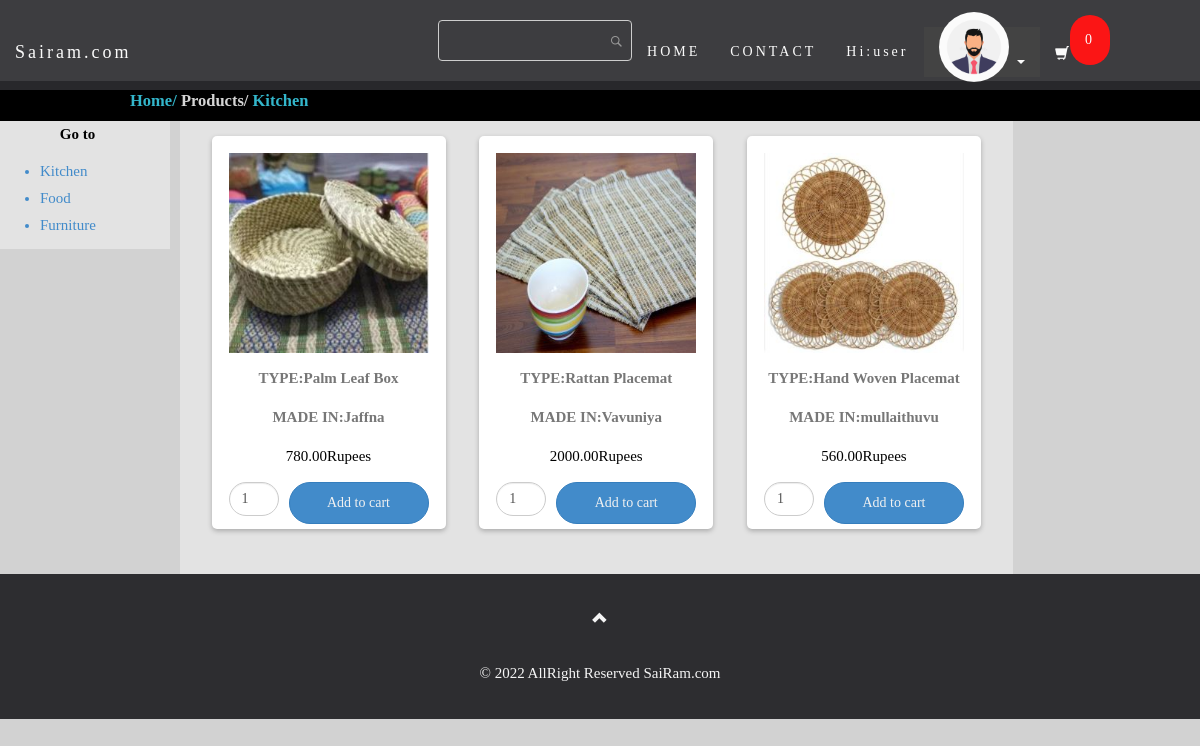
/kitchen/kitchen.php (signed in), run on the app's committed database.
### tables this page shows
CREATE TABLE `member` (
  `mem_id` int(11) NOT NULL,
  `firstname` varchar(50) NOT NULL,
  `lastname` varchar(50) NOT NULL,
  `username` varchar(30) NOT NULL,
  `email` varchar(25) NOT NULL,
  `password` varchar(12) NOT NULL,
  `profile` varchar(255) NOT NULL,
  `product` varchar(255) NOT NULL
);

CREATE TABLE `kitchenproducts` (
  `id` int(11) NOT NULL,
  `name` varchar(225) NOT NULL,
  `code` varchar(225) NOT NULL,
  `image` varchar(225) NOT NULL,
  `price` double(10,2) NOT NULL,
  `madein` varchar(225) NOT NULL
);

### db/session.php (called while the page is built, shortened)
<?php
$id_session=$_SESSION['id'];
?>

### kitchen/db/dbcontroller.php (called while the page is built, shortened)
<?php
class DBController {
	private $host = "localhost";
	private $user = "root";
	private $password = "";
	private $database = "e-commerce-php";
	private $connection = "";
	function __construct() {
		$conn = $this->connectDB();
		$this->connection = $conn;
	}
	function connectDB() {
		$conn = mysqli_connect($this->host,$this->user,$this->password,$this->database);
		return $conn;
	}
	function runQuery($query) {
		$result = mysqli_query($this->connection,$query);
		while($row=mysqli_fetch_assoc($result)) {
			$resultset[] = $row;
		}
		if(!empty($resultset))
			return $resultset;
	}
}
?>

### kitchen/kitchen.php (the view, shortened to what this page needs)
<?php require ('../db/session.php'); ?>
<?php
$db_handle = new DBController();
?>
<!DOCTYPE html>
<html>
<head>
  <link rel="stylesheet" href="style.css">
  <link rel="stylesheet" href="../bootstrap/css/bootstrap.min.css">
 </head>
 <body>
 <?php
$session_items = 0;
?>
 <nav class="navbar navbar-default navbar-fixed-top">
  <div class="container-fluid">
    <div class="navbar-header">
      <a class="navbar-brand" id="font" href="../index2.php" >Sairam.com</a>
    </div>
    <div class="collapse navbar-collapse" id="myNavbar">
      <ul class="nav navbar-nav navbar-right" style="margin-right:80px;">
        <li>
        <form name="frmSearch" action="" method="post">
         <li style='text-align:right;margin:20px 0px;'><input type='text' name='search[keyword]' value="" id='keyword' maxlength='25'></li>
       </form>
     </li>
        <li class="font"><a href="../index2.php">HOME</a></li>
        <li class="font"><a href="#contact">CONTACT</a></li>
        <?php require ('../db/config.php'); ?>
  <?php
              $result= mysqli_query($conn,"select *  from member where mem_id='$id_session'") or die (mysqli_error());
              while ($row= mysqli_fetch_array ($result) ){
              ?>
      <li><a href="" style="color: #ffffff;">Hi:<?php echo $row ['username']; ?></a></li>
      <li class="dropdown">
          <a class="dropdown-toggle" data-toggle="dropdown" href="#" style="background-color:#333;height: 50px;"><img src="../profile/<?php echo $row ['profile'];?>" style="width:70px;height: 70px;margin-top: 0px;border-radius: 360px;margin-top: -30px;">
          <span class="caret" style="color: #ffffff;"></span></a>
        </li>
        <li class="font"><a href=""class="glyphicon glyphicon-shopping-cart"></a></li>
        <li class="font"><a href="shopping_cart.php" style="background:red;border-radius:360px;margin-top:15px;margin-right:10px;"><?php echo $session_items; ?></a></li>
      </ul>
    </div>
  </div>
</nav>
<br><br><br>
  <div class="txt-heading" style="text-align:left;color:#d5d5d5;"><a href="../index2.php" style="text-decoration:none;color:#33B6CB;margin-left:120px;">Home/</a> Products/ <a href="mens.php" style="color:#33B6CB;text-decoration: none;">Kitchen</a></div>
 <div class="container-fluid" style="width:90%;">
  <div class="row">
    <div class="col-sm-2" style="background-color:#e3e3e3;color:#428bca;">
              <p style="color:#000;font-weight:bolder;text-align: center;">Go to</p>
              <ul>
                <li class=""><a href="kitchen.php">Kitchen</a></li>
                <li><a href="../food/food.php">Food</a></li>
                <li><a href="../furniture/accessesoris.php">Furniture</a></li>
              </ul>
            <?php }?>
    </div>
    <div class="col-sm-9" style="background-color:#e3e3e3;margin-left: 10px;">
      <div id="product-grid">
  <?php
  $product_array = $db_handle->runQuery("SELECT * FROM kitchenproducts ORDER BY id ASC");
  if (!empty($product_array)) {
    foreach($product_array as $key=>$value){
  ?>
    <div class="product-item" style="background:#fff;">
      <form method="post" action="kitchen.php?action=add&code=<?php echo $product_array[$key]["code"]; ?>">
      <div class="product-image"><img style="max-height: 250px;max-width: 250px;" src="product/<?php echo $product_array[$key]["image"]; ?>"></div>
      <div><strong>TYPE:<?php echo $product_array[$key]["name"]; ?></strong></div>
      <div><strong>MADE IN:<?php echo $product_array[$key]["madein"]; ?></strong></div>
      <div class="product-price"><?php echo $product_array[$key]["price"]. "Rupees"; ?></div>
      <div><input class="form-control" style="float:left;max-width:25%;border-radius:360px;" type="text" name="quantity" value="1" size="2" /><input type="submit" value="Add to cart" class="btn btn-primary" style="float:right;width:70%;border-radius:360px;" /></div>
      </form>
    </div>
  <?php
      }
  }
  ?>
    </div>
  </div>
</div>
</div>
  <footer class="text-center">
  <a class="up-arrow" href="#myPage" data-toggle="tooltip" title="TO TOP">
    <span class="glyphicon glyphicon-chevron-up"></span>
  </a><br><br>
  © 2022 AllRight Reserved SaiRam.com
</footer>
 </body>
 </html>

### kitchen/style.css (style rules this page uses)
body { font-family:comic sans Ms,serif; font: 400 15px/1.8 comic sans Ms,serif; color: #777; font-weight:600px; background-color:#d2d2d2; }
.navbar { font-family:comic sans Ms,serif; height: 90px; margin-bottom: 0; border: 0; font-size: 14px !important; letter-spacing: 3px; opacity: 0.9; }
#font { color: #ffffff !important; }
.font a { color: #ffffff !important; }
.navbar li a, .navbar .navbar-brand { margin-top: 27px; }
.txt-heading { padding: 5px 10px;font-size:1.1em;font-weight:bold;color:#999; }
#product-grid { margin-bottom:30px; max-width:100%;text-align:center; }
.txt-heading { background-color: #000; color:#FFF; }
.product-item { box-shadow: 0px 2px 5px rgba(0, 0, 0, 0.25); border-radius: 5px; margin: 15px; padding: 5px; display: inline-block; position:relative; }
.product-item div { text-align:center; margin:12px; }
.product-price { color:#000; }
.product-image { height:200px;width:200px;background-color:#FFF; }
.product-image img { object-fit: contain !important; height: 100% !important; width: 100% !important; }

### kitchen/kitchen.php (style rules this page uses)
body { font-family:comic sans Ms,serif; font: 400 15px/1.8 comic sans Ms,serif; color: #777; font-weight:600px; background-color:#d2d2d2; }
.btn { padding: 10px 20px; color: #f1f1f1; border-radius: 0; transition: .2s; }
.navbar { font-family:comic sans Ms,serif; height: 90px; margin-bottom: 0; background-color: #2d2d30; border: 0; font-size: 14px !important; letter-spacing: 3px; opacity: 0.9; }
#font { color: #ffffff !important; }
.font a { color: #ffffff !important; }
.navbar li a, .navbar .navbar-brand { margin-top: 27px; }
footer { background-color: #2d2d30; color: #f5f5f5; padding: 32px; }
footer a { color: #f5f5f5; }
.form-control { border-radius: 0; }
#keyword { border: #CCC 1px solid; border-radius: 4px; padding: 7px;background:url("demo-search-icon.png") no-repeat center right 7px; }

### data on the page
member: username "user", profile (picture)
kitchenproducts: image (picture), name "Palm Leaf Box", madein "Jaffna", price "780.00"
kitchenproducts: image (picture), name "Rattan Placemat", madein "Vavuniya", price "2000.00"
kitchenproducts: image (picture), name "Hand Woven Placemat", madein "mullaithuvu", price "560.00"
